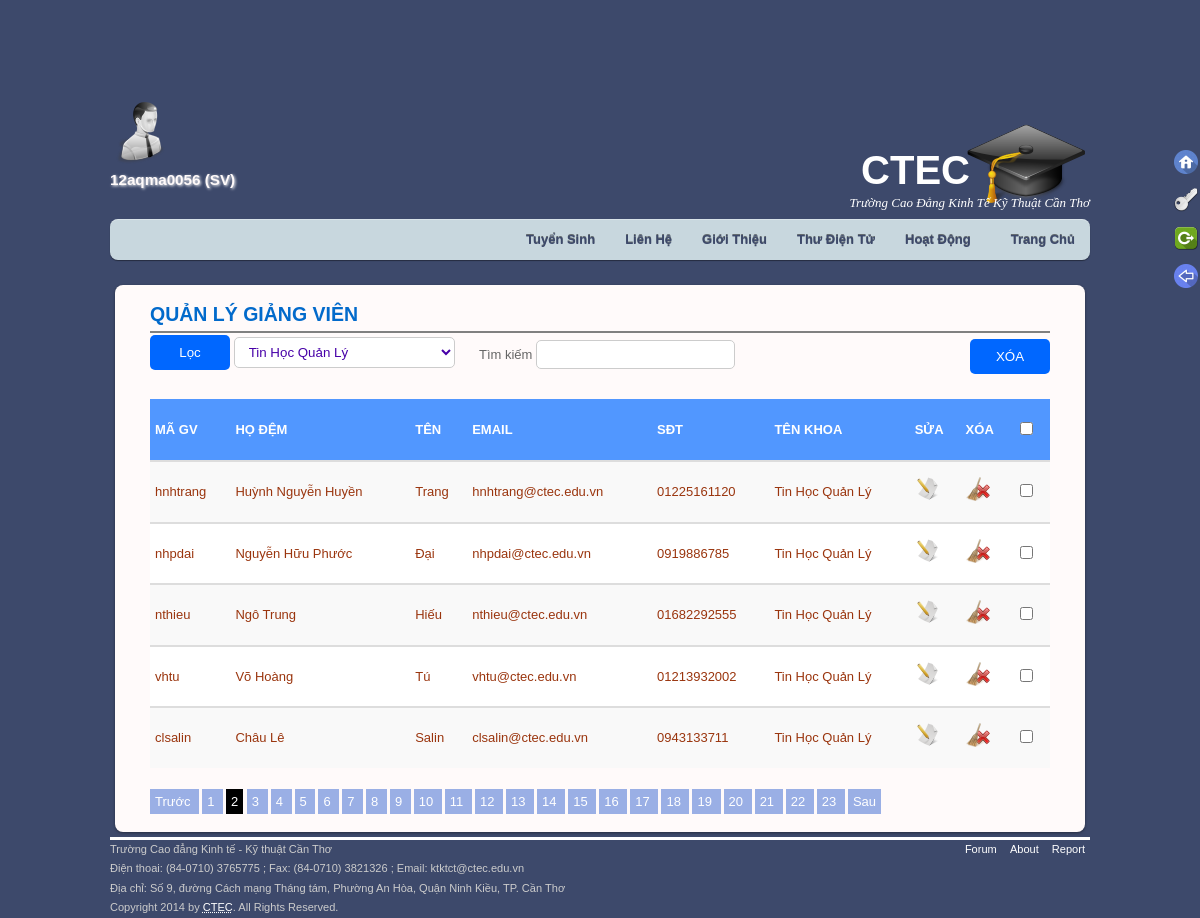
The page /php/QT.php?page=2 (signed in) on the database its author committed.
### tables this page shows
CREATE TABLE IF NOT EXISTS `taikhoan` (
  `tendangnhap` varchar(50) NOT NULL,
  `matkhau` varchar(50) NOT NULL,
  `quyen` varchar(50) NOT NULL,
  PRIMARY KEY (`tendangnhap`),
  KEY `quyen` (`quyen`)
);

CREATE TABLE IF NOT EXISTS `giangvien` (
  `idgiangvien` int(11) NOT NULL AUTO_INCREMENT,
  `magv` varchar(50) NOT NULL,
  `hodem` varchar(50) NOT NULL,
  `ten` varchar(50) NOT NULL,
  `email` varchar(50) NOT NULL,
  `SĐT` int(11) NOT NULL,
  `idkhoa` int(11) NOT NULL,
  PRIMARY KEY (`idgiangvien`),
  UNIQUE KEY `magv` (`magv`),
  UNIQUE KEY `magv_2` (`magv`),
  UNIQUE KEY `magv_3` (`magv`),
  KEY `idkhoa` (`idkhoa`),
  KEY `idkhoa_2` (`idkhoa`)
);

CREATE TABLE IF NOT EXISTS `khoa` (
  `idkhoa` int(11) NOT NULL AUTO_INCREMENT,
  `tenkhoa` varchar(45) DEFAULT NULL,
  PRIMARY KEY (`idkhoa`)
);

### php/ketnoi.php (called while the page is built, shortened)
<?php
$host= 'http://'.$_SERVER['HTTP_HOST'].'/';
$images=$host.'images/';
$page=$host.'index.php?page=';
?>

### includes/div_QTGV.php (the view, shortened to what this page needs)
<article id="post clearfix" class="post clearfix">
	<h1 class="post-title"><a href="#">QUẢN LÝ GIẢNG VIÊN</a></h1>
    <hr color="gray" />
    <?php if (isset ( $_SESSION ["tendangnhap"] )){
    	 		if (! isset ( $_GET ['ok'] )) {
						$start = ($_GET ['page'] - 1) * 5;
						$select = "select magv, hodem, ten, email, SĐT, tenkhoa, idgiangvien  ";
						$select .= "from giangvien, khoa ";
						$select .= "where giangvien.idkhoa=khoa.idkhoa limit $start, 5";
						$kq = mysql_query ( $select, $connect );
						if($kq){
							$num = mysql_num_rows ( $kq );
							if ($num > 0) {
								echo '<form name="form1" method="post" action="checkGV.php">';
								echo "<input  type='submit' value='XÓA' name='delete' id='delete'/>";
								$sel = "select magv, hodem, ten, email, SĐT, tenkhoa, idgiangvien  ";
								$sel .= "from giangvien, khoa ";
								$sel .= "where giangvien.idkhoa=khoa.idkhoa";
								$res = mysql_query ( $sel, $connect );
								$number = mysql_num_rows ( $res );
								$tst = floor ( $number / 5 )+1;
								?>
							<br /><br/>	<?php if($num>0){ ?> <table><thead><tr><th>Mã GV</th><th>Họ Đệm<th>Tên</th>
							<th>Email</th><th>SĐT</th><th>Tên Khoa</th><th>Sửa</th><th>Xóa</th><th>
							<input type='checkbox' id='selectall' /></th></tr></thead> <tbody> <?php }
							else{
											echo "<br /><img src='".$images."del.png'><h2 style='margin-left: 150px;'>không có dữ liệu để hiện thị!</h2>";
											} ?>
								<?php while ( $row = mysql_fetch_array ( $kq ) ) {
									echo "<tr>";
									echo "<td>$row[0]</td>";
									echo "<td>$row[1]</td>";
									echo "<td>$row[2]</td>";
									echo "<td>$row[3]</td>";
									echo "<td>0$row[4]</td>";
									echo "<td>$row[5]</td>";
									echo "<td><a href='".$page."suagiangvien&&idgiangvien=$row[idgiangvien]'><img src='".$images."edit.png' /></td>";
									echo "<td><a href=\"#\" onclick=\"delgv_notpaging('$_GET[page]', '$row[idgiangvien]');\"><img src='".$images."xoa.png' /></a></td>";
									echo "<td><input class='checkbox1' name='checkbox[]' type='checkbox'
								value='$row[idgiangvien]' /></td></tr>";
								}
								echo " </tbody></table></form><br />";
								if ($_GET ['page'] > 1) {
									echo '<a class="a" href="'.$_SERVER['PHP_SELF'].'?page=' . ($_GET ['page'] - 1) . '">Trước </a>';
								}
								for($i = 1; $i <= $tst; $i ++) {
									if ($i == $_GET ['page']) {
										echo ' <a href="#" class="active">' . $i . '</a> ';
									} else {
										echo '<a class="a" href="'.$_SERVER['PHP_SELF'].'?page=' . $i . '">' . $i . ' </a>  ';
									}
								}
								if ($_GET ['page'] < $tst) {
									echo '<a class="a" href="'.$_SERVER['PHP_SELF'].'?page=' . ($_GET ['page'] + 1) . '"> Sau</a>';
								}
							}
							} else {
								echo "<br /><img src='".$images."del.png'><h2 style='margin-left: 150px;'>không có dữ liệu để hiện thị!</h2>";
							}
						}
    	  }else {
				header ( "location:$host.'dangnhap.php'" );
			   }
					?>
		<?php if($num>0){ ?>
			<form id="filter" action="<?=$_SERVER['PHP_SELF'];?>" method='get'>
				<input  class="filterbtn" type='submit' name='ok' value='Lọc' />
				<select class="input" name='selkhoa'>;
						<?php
						$re = mysql_query ( "SELECT * FROM khoa" );
						for(; $row = mysql_fetch_array ( $re );) {
							echo "<option value='" . $row ['idkhoa'] . "'>" . $row ['tenkhoa'] . "</option>";
						}
						?>
				</select>
			</form>
			<?php } ?>
</article>

### includes/div_user.php
<?php
		if(isset($_SESSION['tendangnhap'])){
					$sl="select tendangnhap, quyen ";
					$sl.="from taikhoan ";
					$sl.="where tendangnhap="."'".$_SESSION["tendangnhap"]."'";
					$kq1=mysql_query($sl, $connect);
					while($row=mysql_fetch_array($kq1)){
					echo "<img src='".$images."admin.png' /><h3 style='color: snow; text-shadow: 1px 1px 3px white;'>$row[0] ($row[1])</h3>";
					}
			}
	 ?>

### css/main.css (style rules this page uses)
html, body,div, dl, form, h1, h2, h3, h4, h5, h6, ol, p, pre, table, ul, dd, dt, li, tbody, td, tfoot, th, thead, tr, button, br, img, q, span { margin: 0; padding: 0 }
img { border: 0; outline: none }
img { max-width: 100%; height: auto; width: auto\9; }
article, aside, details, figcaption, figure, footer, header, hgroup, menu, nav, section { display: block }
body { background: #3D496B; font: 13px/150% Arial, Helvetica, sans-serif; color: #666 }
a { color: #026acb; text-decoration: none; outline: none; target: _blank }
input[type="submit"] { background: #0067ff; border: 0; color: #fff; outline: none; width: 80px; padding: 10px; outline: none; border-radius: 5px }
table { display: table; border: 0; border-spacing: 0; width: 100%; text-align: left; margin: 5px auto }
th { padding: 5px; text-transform: uppercase; color: white; background: #5197FF; display: table-cell; font-weight: bold; vertical-align: middle; padding-top: 20px; padding-bottom: 20px }
td { padding: 5px; border-top: 2px solid #ddd; padding-top: 15px; padding-bottom: 15px; color: #9A350E }
tr:nth-child(even) { background-color: #f9f9f9 }

### css/database.css (style rules this page uses)
.input { background: #fff; border: 1px solid #ccc; padding: 6px 10px; outline: none; -webkit-border-radius: 5px; -moz-border-radius: 5px; border-radius: 5px; color: #4700A8 }

### css/QT.css (style rules this page uses)
.a { padding: 5px; margin-right: 3px; color:#fff; background: #9aafe5; }
#filter { position: absolute; top: 50px; left: 35px }
#delete { margin-left: 820px; margin-top: 0px; }
.active { background: black; color: white; padding: 5px; }

### rows shown on the page
taikhoan: tendangnhap "12aqma0056", quyen "SV"
giangvien: magv "hnhtrang", hodem "Huỳnh Nguyễn Huyền", ten "Trang", email "hnhtrang@ctec.edu.vn", SĐT "1225161120", idkhoa.tenkhoa "Tin Học Quản Lý"
giangvien: magv "nhpdai", hodem "Nguyễn Hữu Phước", ten "Đại", email "nhpdai@ctec.edu.vn", SĐT "919886785", idkhoa.tenkhoa "Tin Học Quản Lý"
giangvien: magv "nthieu", hodem "Ngô Trung", ten "Hiếu", email "nthieu@ctec.edu.vn", SĐT "1682292555", idkhoa.tenkhoa "Tin Học Quản Lý"
giangvien: magv "vhtu", hodem "Võ Hoàng", ten "Tú", email "vhtu@ctec.edu.vn", SĐT "1213932002", idkhoa.tenkhoa "Tin Học Quản Lý"
giangvien: magv "clsalin", hodem "Châu Lê", ten "Salin", email "clsalin@ctec.edu.vn", SĐT "943133711", idkhoa.tenkhoa "Tin Học Quản Lý"

### other values the page prints
form field selkhoa "Tin Học Quản Lý"
